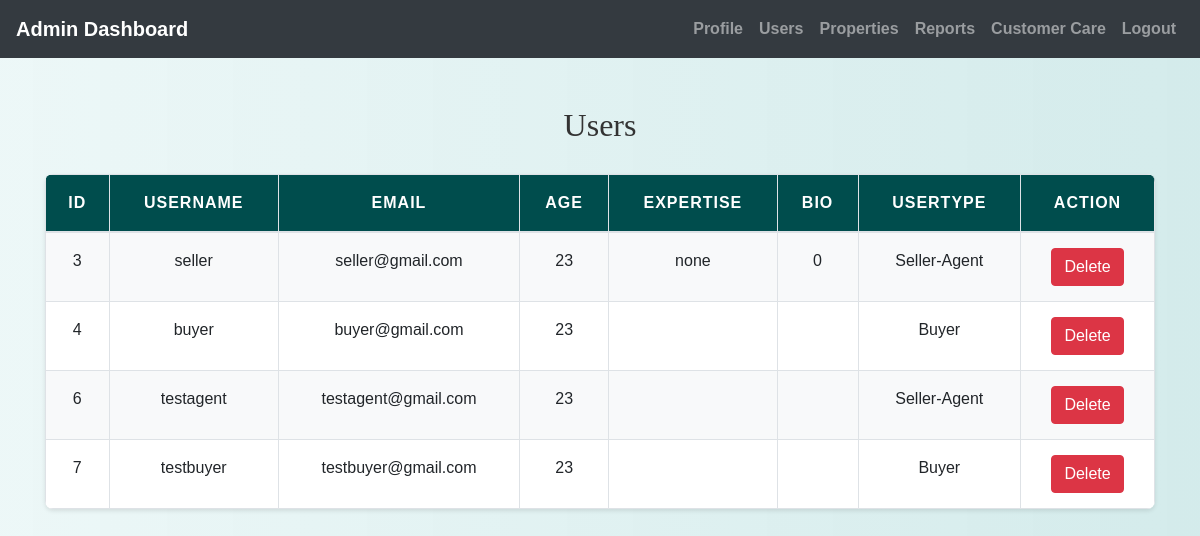
Page /admin/view_users.php (signed in) on the committed database.
### tables this page shows
CREATE TABLE `users` (
  `id` int(11) NOT NULL,
  `username` varchar(50) NOT NULL,
  `password` varchar(255) NOT NULL,
  `email` varchar(100) NOT NULL,
  `phone` varchar(20) NOT NULL,
  `age` int(11) DEFAULT NULL,
  `bio` text DEFAULT NULL,
  `expertise` varchar(255) DEFAULT NULL,
  `user_type` varchar(50) DEFAULT NULL,
  `status` enum('Pending','Approved') NOT NULL DEFAULT 'Pending'
);

### admin/view_users.php (the view, shortened to what this page needs)
<?php
include('config.php');
$sql = "SELECT * FROM users";
$result = mysqli_query($conn, $sql);
$users = [];
if (mysqli_num_rows($result) > 0) {
    while ($row = mysqli_fetch_assoc($result)) {
        $users[] = $row;
    }
}
?>
<!DOCTYPE html>
<html>
<head>
    <link rel="stylesheet" href="https://maxcdn.bootstrapcdn.com/bootstrap/4.5.2/css/bootstrap.min.css">
    <link rel="stylesheet" href="../css/style.css">
</head>
<body>
<?php include('admin_navbar.php'); ?>
<div class="container mt-5">
    <h2>Users</h2>
    <table class="table">
        <thead>
            <tr>
                <th>ID</th>
                <th>Username</th>
                <th>Email</th>
                <th>Age</th>
                <th>Expertise</th>
                <th>Bio</th>
                <th>UserType</th>
                <th>Action</th>
            </tr>
        </thead>
        <tbody>
            <?php foreach ($users as $user) : ?>
                <tr>
                    <td><?php echo $user['id']; ?></td>
                    <td><?php echo htmlspecialchars($user['username']); ?></td>
                    <td><?php echo htmlspecialchars($user['email']); ?></td>
                    <td><?php echo $user['age']; ?></td>
                    <td><?php echo $user['expertise']; ?></td>
                    <td><?php echo $user['bio']; ?></td>
                    <td><?php echo $user['user_type']; ?></td>
                    <td>
                        <form method="post" onsubmit="return confirm('Are you sure you want to delete this user?')">
                            <button type="submit" class="btn btn-danger">Delete</button>
                        </form>
                    </td>
                </tr>
            <?php endforeach; ?>
        </tbody>
    </table>
</div>
</body>
</html>

### css/style.css (style rules this page uses)
body { background: linear-gradient(90deg, rgba(233, 246, 246, 0.831), rgba(207, 233, 233, 0.9)); font-family: 'Arial', sans-serif; color: #333; line-height: 1.6; }
h1, h2, h3, h4 { text-align: center; margin-top: 30px; margin-bottom: 30px; font-family: 'Georgia', serif; }
.container { margin-bottom: 40px; }
.table { width: 100%; border-collapse: collapse; margin-top: 20px; font-size: 16px; background-color: #ffffff; border-radius: 8px; overflow: hidden; box-shadow: 0 2px 4px rgba(0, 0, 0, 0.1); }
.table th, .table td { padding: 15px; border: 1px solid #dee2e6; text-align: center; }
.table thead th { background-color: #004d4d; color: white; font-weight: bold; text-transform: uppercase; letter-spacing: 1px; }
.table tbody tr:nth-child(odd) { background-color: #f8f9fa; }

### rows in the picture
users: id "3", username "seller", email "seller@gmail.com", age "23", expertise "none", bio "0", user_type "Seller-Agent"
users: id "4", username "buyer", email "buyer@gmail.com", age "23", user_type "Buyer"
users: id "6", username "testagent", email "testagent@gmail.com", age "23", user_type "Seller-Agent"
users: id "7", username "testbuyer", email "testbuyer@gmail.com", age "23", user_type "Buyer"
